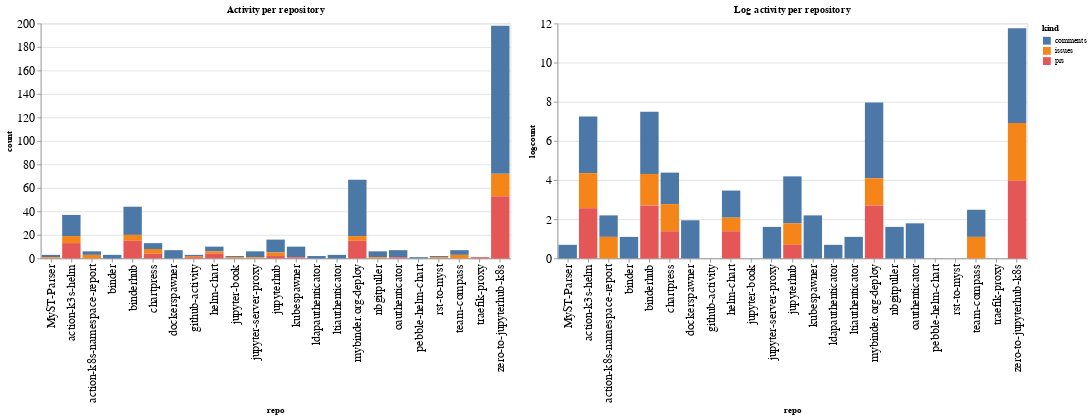

Notebook source saved alongside this figure:
### Code cell
ch1 = alt.Chart(repo_summaries, width=600, title="Activity per repository").mark_bar().encode(
    x='repo',
    y='count',
    color='kind',
    tooltip="kind"
)

ch2 = alt.Chart(repo_summaries, width=600, title="Log activity per repository").mark_bar().encode(
    x='repo',
    y='logcount',
    color='kind',
    tooltip="kind"
)

ch1 | ch2

### Figure 1 — Vega-Lite specification as saved in the notebook (floating-point values rounded to 4 significant figures)
{"config": {"axisLeft": {"labelFontSize": 15}, "axisBottom": {"labelFontSize": 15}}, "hconcat": [{"mark": "bar", "encoding": {"color": {"type": "nominal", "field": "kind"}, "tooltip": {"type": "nominal", "field": "kind"}, "x": {"type": "nominal", "field": "repo"}, "y": {"type": "quantitative", "field": "count"}}, "title": "Activity per repository", "width": 600}, {"mark": "bar", "encoding": {"color": {"type": "nominal", "field": "kind"}, "tooltip": {"type": "nominal", "field": "kind"}, "x": {"type": "nominal", "field": "repo"}, "y": {"type": "quantitative", "field": "logcount"}}, "title": "Log activity per repository", "width": 600}], "data": {"name": "data-f0bebcba156e162a5fadb1c24484ad8e"}, "$schema": "https://vega.github.io/schema/vega-lite/v4.8.1.json", "datasets": {"data-f0bebcba156e162a5fadb1c24484ad8e": [{"repo": "MyST-Parser", "kind": "comments", "count": 2, "logcount": 0.6931}, {"repo": "MyST-Parser", "kind": "issues", "count": 1, "logcount": 0.0}, {"repo": "action-k3s-helm", "kind": "comments", "count": 18, "logcount": 2.89}, {"repo": "action-k3s-helm", "kind": "issues", "count": 6, "logcount": 1.792}, {"repo": "action-k3s-helm", "kind": "prs", "count": 13, "logcount": 2.565}, {"repo": "action-k8s-namespace-report", "kind": "comments", "count": 3, "logcount": 1.099}, {"repo": "action-k8s-namespace-report", "kind": "issues", "count": 3, "logcount": 1.099}, {"repo": "binder", "kind": "comments", "count": 3, "logcount": 1.099}, {"repo": "binderhub", "kind": "comments", "count": 24, "logcount": 3.178}, {"repo": "binderhub", "kind": "issues", "count": 5, "logcount": 1.609}, {"repo": "binderhub", "kind": "prs", "count": 15, "logcount": 2.708}, {"repo": "chartpress", "kind": "comments", "count": 5, "logcount": 1.609}, {"repo": "chartpress", "kind": "issues", "count": 4, "logcount": 1.386}, {"repo": "chartpress", "kind": "prs", "count": 4, "logcount": 1.386}, {"repo": "dockerspawner", "kind": "comments", "count": 7, "logcount": 1.946}, {"repo": "github-activity", "kind": "comments", "count": 1, "logcount": 0.0}, {"repo": "github-activity", "kind": "issues", "count": 1, "logcount": 0.0}, {"repo": "github-activity", "kind": "prs", "count": 1, "logcount": 0.0}, {"repo": "helm-chart", "kind": "comments", "count": 4, "logcount": 1.386}, {"repo": "helm-chart", "kind": "issues", "count": 2, "logcount": 0.6931}, {"repo": "helm-chart", "kind": "prs", "count": 4, "logcount": 1.386}, {"repo": "jupyter-book", "kind": "comments", "count": 1, "logcount": 0.0}, {"repo": "jupyter-book", "kind": "issues", "count": 1, "logcount": 0.0}, {"repo": "jupyter-server-proxy", "kind": "comments", "count": 5, "logcount": 1.609}, {"repo": "jupyter-server-proxy", "kind": "issues", "count": 1, "logcount": 0.0}, {"repo": "jupyterhub", "kind": "comments", "count": 11, "logcount": 2.398}, {"repo": "jupyterhub", "kind": "issues", "count": 3, "logcount": 1.099}, {"repo": "jupyterhub", "kind": "prs", "count": 2, "logcount": 0.6931}, {"repo": "kubespawner", "kind": "comments", "count": 9, "logcount": 2.197}, {"repo": "kubespawner", "kind": "prs", "count": 1, "logcount": 0.0}, {"repo": "ldapauthenticator", "kind": "comments", "count": 2, "logcount": 0.6931}, {"repo": "ltiauthenticator", "kind": "comments", "count": 3, "logcount": 1.099}, {"repo": "mybinder.org-deploy", "kind": "comments", "count": 48, "logcount": 3.871}, {"repo": "mybinder.org-deploy", "kind": "issues", "count": 4, "logcount": 1.386}, {"repo": "mybinder.org-deploy", "kind": "prs", "count": 15, "logcount": 2.708}, {"repo": "nbgitpuller", "kind": "comments", "count": 5, "logcount": 1.609}, {"repo": "nbgitpuller", "kind": "issues", "count": 1, "logcount": 0.0}, {"repo": "oauthenticator", "kind": "comments", "count": 6, "logcount": 1.792}, {"repo": "oauthenticator", "kind": "prs", "count": 1, "logcount": 0.0}, {"repo": "pebble-helm-chart", "kind": "comments", "count": 1, "logcount": 0.0}, {"repo": "rst-to-myst", "kind": "comments", "count": 1, "logcount": 0.0}, {"repo": "rst-to-myst", "kind": "issues", "count": 1, "logcount": 0.0}, {"repo": "team-compass", "kind": "comments", "count": 4, "logcount": 1.386}, {"repo": "team-compass", "kind": "issues", "count": 3, "logcount": 1.099}, {"repo": "traefik-proxy", "kind": "prs", "count": 1, "logcount": 0.0}, {"repo": "zero-to-jupyterhub-k8s", "kind": "comments", "count": 126, "logcount": 4.836}, {"repo": "zero-to-jupyterhub-k8s", "kind": "issues", "count": 19, "logcount": 2.944}, {"repo": "zero-to-jupyterhub-k8s", "kind": "prs", "count": 53, "logcount": 3.97}]}}
